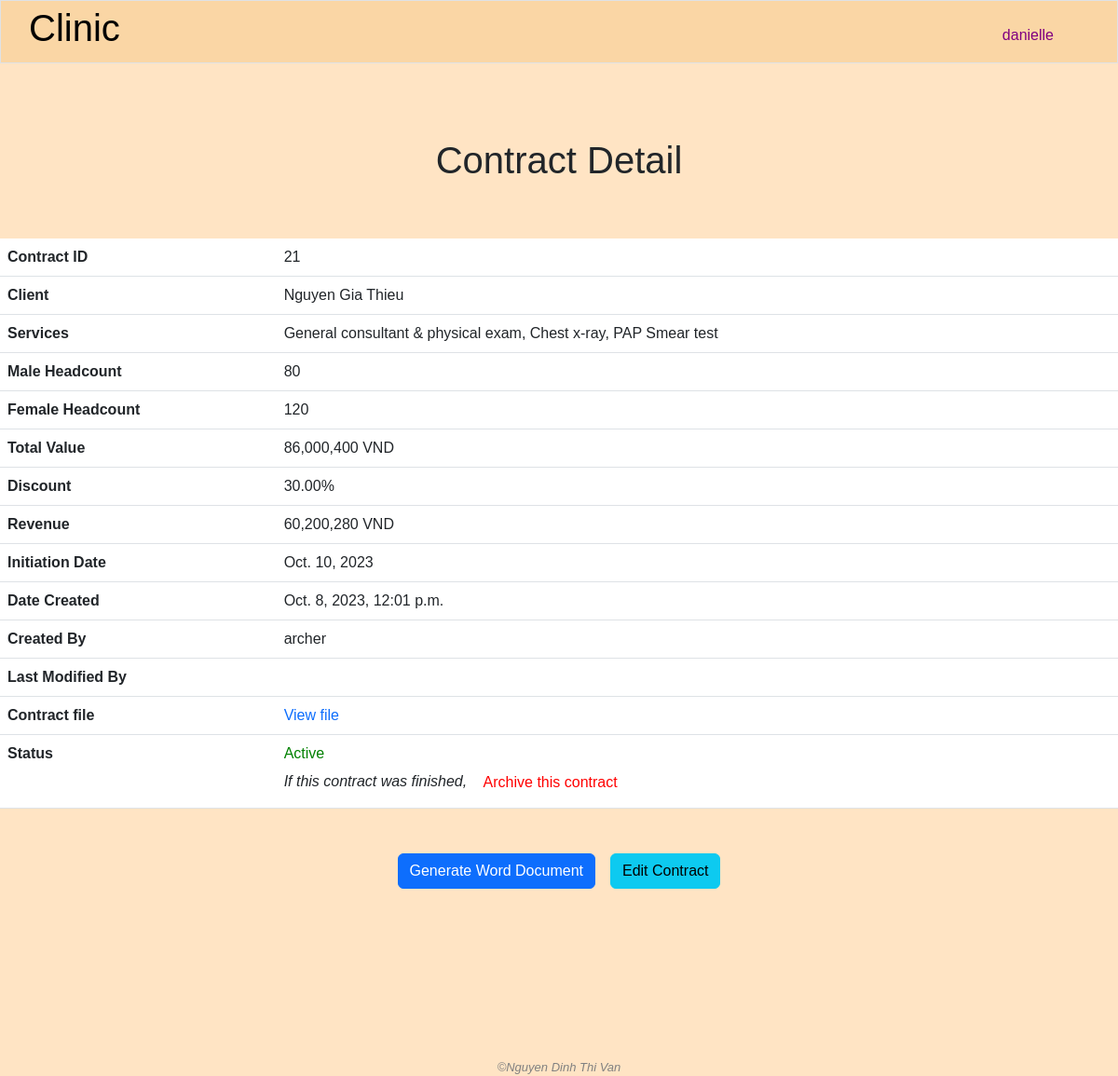
Page /contract/21 (signed in) on the earlier database version.
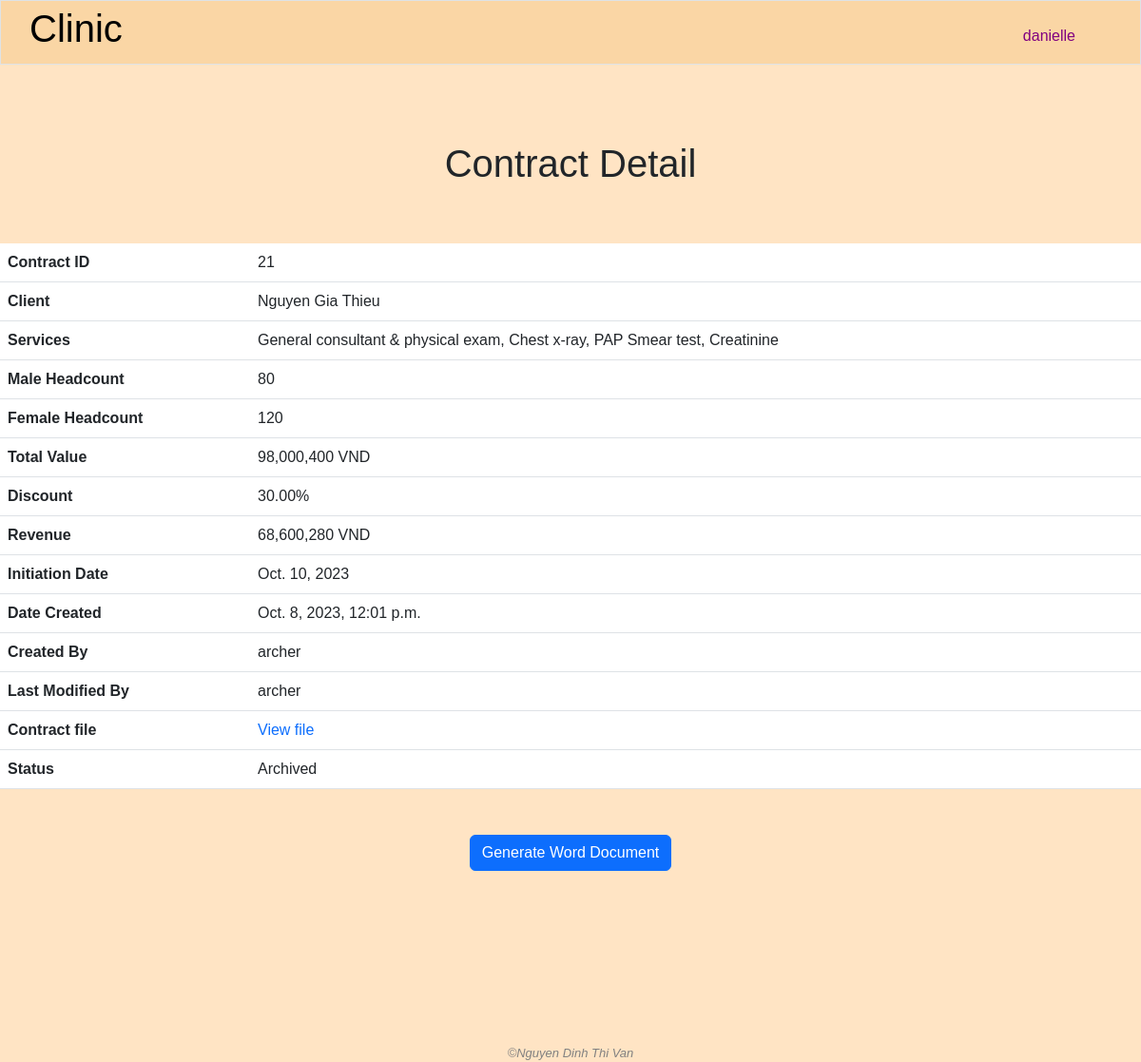
Same page on the later database version.
### clinic/models.py (models this page shows, shortened)
class Service(models.Model):
    name = models.CharField(max_length=255)
    benefit = models.TextField(blank=True)
    male_price = models.IntegerField(blank=True, null=True)
    female_price = models.IntegerField(blank=True, null=True)
    description = models.TextField(blank=True, null=True)
    created_by = models.ForeignKey(User, blank=True, null=True, on_delete=models.SET_NULL, related_name='add_services')
    modified_by = models.ForeignKey(User, blank=True, null=True, on_delete=models.SET_NULL, related_name='modified_services')

class Contract(models.Model):
    client = models.ForeignKey(Company, on_delete=models.CASCADE, related_name='contracts')
    services = models.ManyToManyField(Service, related_name='contracts')
    male_headcount = models.IntegerField()
    female_headcount = models.IntegerField()
    total_value = models.IntegerField(blank=True, null=True)
    discount = models.DecimalField(max_digits=5, decimal_places=2, default=0.00)
    revenue = models.IntegerField(blank=True, null=True)
    initiation_date = models.DateField(blank=True, null=True)
    created = models.DateTimeField(auto_now_add=True)
    created_by = models.ForeignKey(User, on_delete=models.SET_NULL, blank=True, null=True, related_name='contracts_added')
    modified_by = models.ForeignKey(User, on_delete=models.SET_NULL, blank=True, null=True, related_name='contracts_modified')
    pdf_file = models.FileField(upload_to='uploaded_files/', blank=True, null=True)
    archived = models.BooleanField(default=False)
    archived_date = models.DateTimeField(blank=True, null=True)
    archived_by = models.ForeignKey(User, on_delete=models.SET_NULL, blank=True, null=True, related_name="archived_contracts")

class Company(models.Model):
    name = models.CharField(max_length=255)
    industry = models.CharField(max_length=255)
    address = models.TextField()
    email = models.CharField(max_length=255, blank=True, null=True)
    phone = models.CharField(max_length=255, blank=True, null=True)
    representative = models.ForeignKey('People', on_delete=models.SET_NULL, blank=True, null=True, related_name="companies")
    male_headcount = models.IntegerField()
    female_headcount = models.IntegerField()
    created_by = models.ForeignKey(User, on_delete=models.SET_NULL, blank=True, null=True, related_name="add_companies")
    modified_by = models.ForeignKey(User, on_delete=models.SET_NULL, blank=True, null=True, related_name="modified_companies")

class User(AbstractUser):
    class Level(models.IntegerChoices):
        LOW = 1
        MIDDLE = 2
        TOP = 3
    management_right_level = models.IntegerField(choices=Level.choices, blank=True, null=True)

### clinic/views.py (the view)
# urls.py: path('contract/<int:contract_id>', views.contract_detail, name="contract_detail"),
@login_required
def contract_detail(request, contract_id):
    if "read_contract_info" not in user_right(request.user.management_right_level):
        request.session['nay_message'] = "You do not have the right to access this page"
        return HttpResponseRedirect(reverse('index'))
    try:
        contract = Contract.objects.get(pk=contract_id)
    except Contract.DoesNotExist:
        request.session['nay_message'] = "Invalid contract ID"
        return HttpResponseRedirect(reverse('all_contracts'))
    companies = Company.objects.all()
    services = Service.objects.all()
    chosen_services = contract.services.all()
    for service in services:
        if service in chosen_services:
            service.chosen = True
        else:
            service.chosen = False
    yay_message = request.session.get('yay_message', '')
    nay_message = request.session.get('nay_message', '')
    request.session['yay_message'] = ''
    request.session['nay_message'] = ''
    return render(request, "clinic/contract_detail.html", {
        "contract": contract,
        "companies": companies,
        "services": services,
        "yay_message": yay_message,
        "nay_message": nay_message
    })

### clinic/helpers.py (called while the page is built, shortened)
def user_right(level):
    level = int(level)
    all_rights = [
        'read_all_service_info',
        'read_meeting_info',
        'add_people_info',
        'read_self_add_people_info',
        'add_company_info',
        'read_company_info',
        'read_contract_info',
        'read_all_people_info',
        'modify_people_info',
        'modify_contract_info',
        'modify_meeting_info',
        'add_service_info',
        'modify_service_info',
        'modify_company_info',
        'read_user_right',
        'modify_user_right'
    ]
    user_rights = []
    if level > 0:
        user_rights.extend([
            all_rights[0],
            all_rights[1],
            all_rights[2],
            all_rights[3],
            all_rights[4],
            all_rights[5],
            all_rights[6]
            ])
    return user_rights

### clinic/templates/clinic/contract_detail.html (shortened to what this page needs)
{% extends "clinic/layout.html" %}
{% load static %}
{% load humanize %}
{% block main %}
    <h1 class="text-center page-title">Contract Detail</h1>
    <table class="table table-hover">
        <tr>
            <th>Contract ID</th>
            <td>{{ contract.id }}</td>
        </tr>
        <tr>
            <th>Client</th>
            <td>{{ contract.client.name }}</td>
        </tr>
        <tr>
            <th>Services</th>
            <td>
                {% for service in contract.services.all.values %}
                    {% if not forloop.last %}
                        {{ service.name }},
                    {% else %}
                        {{ service.name }}
                    {% endif %}
                {% endfor %}
            </td>
        </tr>
        <tr>
            <th>Male Headcount</th>
            <td>{{ contract.male_headcount }}</td>
        </tr>
        <tr>
            <th>Female Headcount</th>
            <td>{{ contract.female_headcount }}</td>
        </tr>
        <tr>
            <th>Total Value</th>
            <td>{{ contract.total_value|intcomma }} VND</td>
        </tr>
        <tr>
            <th>Discount</th>
            <td>
                {{ contract.discount }}%
            </td>
        </tr>
        <tr>
            <th>Revenue</th>
            <td>
                {{ contract.revenue|intcomma }} VND
            </td>
        </tr>
        <tr>
            <th>Initiation Date</th>
            <td>{{ contract.initiation_date }}</td>
        </tr>
        <tr>
            <th>Date Created</th>
            <td>{{ contract.created }}</td>
        </tr>
        <tr>
            <th>Created By</th>
            <td>{{ contract.created_by.username }}</td>
        </tr>
        <tr>
            <th>Last Modified By</th>
            <td>{{ contract.modified_by.username }}</td>
        </tr>
        <tr>
            <th>Contract file</th>
            <td>
                {% if contract.pdf_file %}
                    <a class="no-underline" href="{{ contract.pdf_file.url }}" target="_blank">View file</a>
                {% else %}
                    N/A
                {% endif %}
            </td>
        </tr>
        <tr>
            <th>Status</th>
            <td>
                {% if contract.archived %}
                    Archived
                {% else %}
                    <div><span style="color: green;">Active</span></div>
                    <div id="archive-form-container">
                        <form action="{% url 'archive_contract' %}" method="post" onsubmit="return confirm('Do you really want to archive this contract?');">
                            <span><i>If this contract was finished,</i></span>
                            <button class="btn btn-link no-underline"><span style="color: red;">Archive this contract</span></button>
                        </form>
                    </div>
                {% endif %}
            </td>
        </tr>
    </table>
    <div class="general">
        <div>
            <table>
                <tbody>
                    <tr>
                        <td>
                            <div id="generate-contract-container">
                                <a href="{% url 'generate_contract_docx' contract.id %}" class="btn btn-primary" style="margin: 1.5em 0 1.5em 0;">Generate Word Document</a>
                            </div>
                        </td>
                        {% if not contract.archived %}
                            <td>
                                <div>
                                    <button class="btn btn-info" id="show-editing">Edit Contract</button>
                                </div>
                            </td>
                        {% endif %}
                    </tr>
                </tbody>
            </table>
        </div>
    </div>
{% endblock %}

Differences in the rows shown:
changed Contract "Nguyen Gia Thieu": total_value "86,000,400" → "98,000,400"; revenue "60,200,280" → "68,600,280"; modified_by.username (not shown) → "archer"; archived False → True (drawn)
now on this page (row unchanged): Service: name "Creatinine"
Other differences:
text no longer shown: "Active If this contract was finished, Archive this contract Edit Contract"
text now shown: "Archived"
